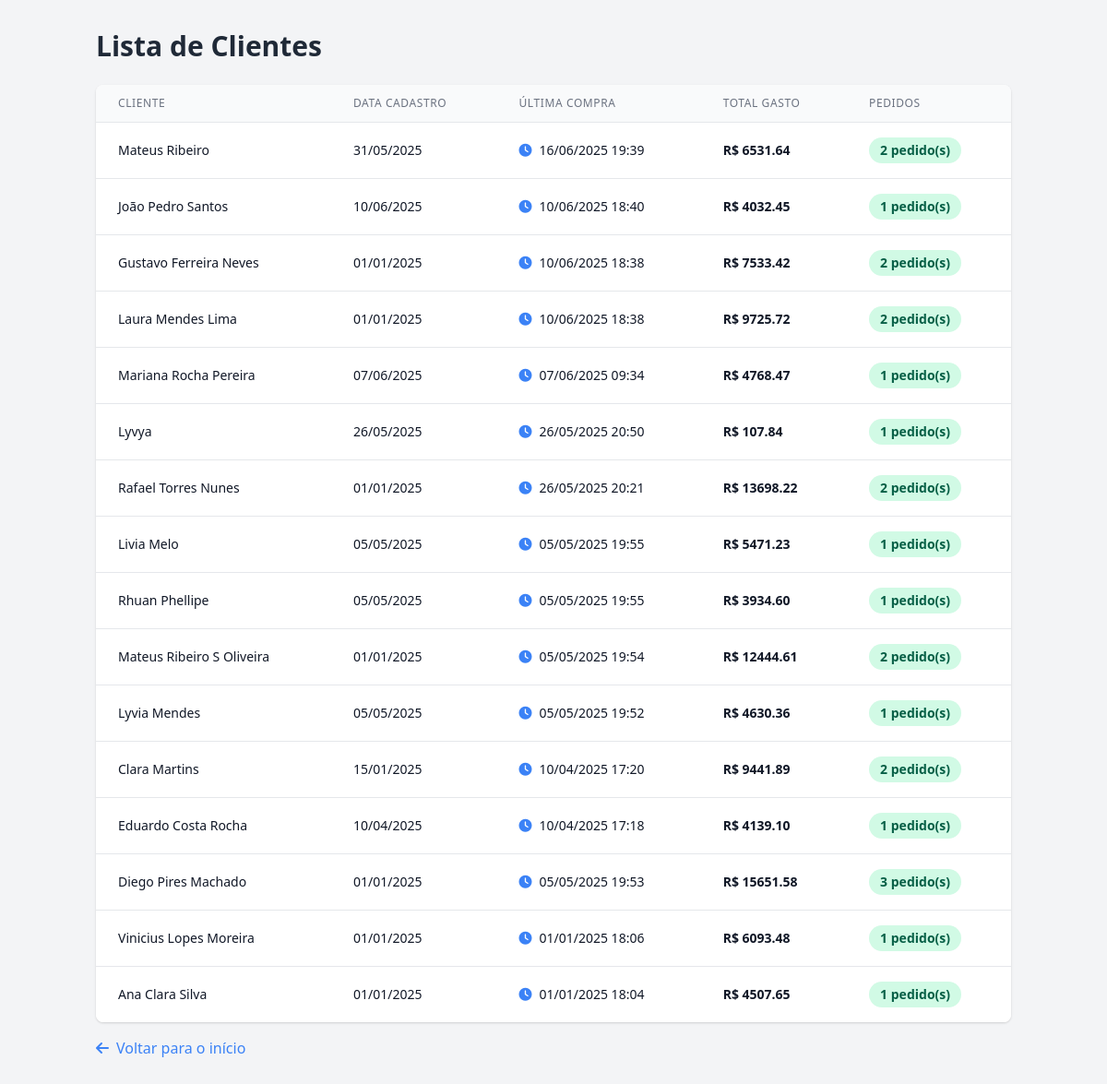
Screenshot of /clientes with the database file from the repository.
### app.py (models this page shows)
class Cliente(db.Model):
    id = db.Column(db.Integer, primary_key=True)
    nome = db.Column(db.String(80), nullable=False)
    data_cadastro = db.Column(db.DateTime, default=datetime.now)
    ultima_compra = db.Column(db.DateTime)

### app.py (the view)
@app.route('/clientes')
def lista_clientes():
    clientes = Cliente.query.all()
    clientes_com_info = []
    for cliente in clientes:
        pedidos = Pedido.query.filter(func.lower(Pedido.cliente) == func.lower(cliente.nome)).all()
        total_gasto = sum(Decimal(p.valor_total.replace('R$', '').strip()) for p in pedidos)
        ultima_compra = max([datetime.strptime(p.data, "%d/%m/%Y %H:%M") for p in pedidos]) if pedidos else None
        clientes_com_info.append({
            'cliente': cliente,
            'total_gasto': total_gasto,
            'ultima_compra': ultima_compra.strftime("%d/%m/%Y %H:%M") if ultima_compra else "Nunca comprou",
            'total_pedidos': len(pedidos)
        })
    clientes_com_info.sort(key=lambda x: x['cliente'].ultima_compra or datetime.min, reverse=True)
    return render_template('clientes.html', clientes=clientes_com_info)

### templates/clientes.html (shortened to what this page needs)
<!DOCTYPE html>
<html lang="pt-br">
<head>
    <link href="https://cdn.jsdelivr.net/npm/tailwindcss@2.2.19/dist/tailwind.min.css" rel="stylesheet">
    <link href="https://cdnjs.cloudflare.com/ajax/libs/font-awesome/6.0.0/css/all.min.css" rel="stylesheet">
</head>
<body class="bg-gray-100">
    <div class="container mx-auto px-4 py-8">
        <h1 class="text-3xl font-bold text-gray-800 mb-6">Lista de Clientes</h1>
        <div class="bg-white rounded-lg shadow overflow-hidden">
            <table class="min-w-full divide-y divide-gray-200">
                <thead class="bg-gray-50">
                    <tr>
                        <th class="px-6 py-3 text-left text-xs font-medium text-gray-500 uppercase tracking-wider">Cliente</th>
                        <th class="px-6 py-3 text-left text-xs font-medium text-gray-500 uppercase tracking-wider">Data Cadastro</th>
                        <th class="px-6 py-3 text-left text-xs font-medium text-gray-500 uppercase tracking-wider">Última Compra</th>
                        <th class="px-6 py-3 text-left text-xs font-medium text-gray-500 uppercase tracking-wider">Total Gasto</th>
                        <th class="px-6 py-3 text-left text-xs font-medium text-gray-500 uppercase tracking-wider">Pedidos</th>
                    </tr>
                </thead>
                <tbody class="bg-white divide-y divide-gray-200">
                    {% for cliente in clientes %}
                    <tr class="hover:bg-gray-50">
                        <td class="px-6 py-4 whitespace-nowrap">
                            <div class="text-sm font-medium text-gray-900">{{ cliente.cliente.nome }}</div>
                        </td>
                        <td class="px-6 py-4 whitespace-nowrap">
                            <div class="text-sm text-gray-900">{{ cliente.cliente.data_cadastro.strftime("%d/%m/%Y") }}</div>
                        </td>
                        <td class="px-6 py-4 whitespace-nowrap">
                            <div class="text-sm text-gray-900">
                                {% if cliente.ultima_compra != "Nunca comprou" %}
                                    <i class="fas fa-clock mr-2 text-blue-500"></i>{{ cliente.ultima_compra }}
                                {% else %}
                                    <span class="text-red-500">{{ cliente.ultima_compra }}</span>
                                {% endif %}
                            </div>
                        </td>
                        <td class="px-6 py-4 whitespace-nowrap">
                            <div class="text-sm text-gray-900 font-semibold">
                                R$ {{ "%.2f"|format(cliente.total_gasto) }}
                            </div>
                        </td>
                        <td class="px-6 py-4 whitespace-nowrap">
                            <span class="px-3 py-1 inline-flex text-sm leading-5 font-semibold rounded-full bg-green-100 text-green-800">
                                {{ cliente.total_pedidos }} pedido(s)
                            </span>
                        </td>
                    </tr>
                    {% endfor %}
                </tbody>
            </table>
        </div>
        <div class="mt-4">
            <a href="{{ url_for('index') }}" class="text-blue-500 hover:text-blue-700">
                <i class="fas fa-arrow-left mr-2"></i>Voltar para o início
            </a>
        </div>
    </div>
</body>
</html>

### rows the page displays
Cliente: cliente.nome "Mateus Ribeiro", cliente.data_cadastro "31/05/2025"
Cliente: cliente.nome "João Pedro Santos", cliente.data_cadastro "10/06/2025"
Cliente: cliente.nome "Gustavo Ferreira Neves", cliente.data_cadastro "01/01/2025"
Cliente: cliente.nome "Laura Mendes Lima", cliente.data_cadastro "01/01/2025"
Cliente: cliente.nome "Mariana Rocha Pereira", cliente.data_cadastro "07/06/2025"
Cliente: cliente.nome "Lyvya", cliente.data_cadastro "26/05/2025"
Cliente: cliente.nome "Rafael Torres Nunes", cliente.data_cadastro "01/01/2025"
Cliente: cliente.nome "Livia Melo", cliente.data_cadastro "05/05/2025"
Cliente: cliente.nome "Rhuan Phellipe", cliente.data_cadastro "05/05/2025"
Cliente: cliente.nome "Mateus Ribeiro S Oliveira", cliente.data_cadastro "01/01/2025"
Cliente: cliente.nome "Lyvia Mendes", cliente.data_cadastro "05/05/2025"
Cliente: cliente.nome "Clara Martins", cliente.data_cadastro "15/01/2025"
Cliente: cliente.nome "Eduardo Costa Rocha", cliente.data_cadastro "10/04/2025"
Cliente: cliente.nome "Diego Pires Machado", cliente.data_cadastro "01/01/2025"
Cliente: cliente.nome "Vinicius Lopes Moreira", cliente.data_cadastro "01/01/2025"
Cliente: cliente.nome "Ana Clara Silva", cliente.data_cadastro "01/01/2025"

### other values shown
{{ cliente.ultima_compra }} "16/06/2025 19:39" "10/06/2025 18:40" "10/06/2025 18:38" "10/06/2025 18:38" "07/06/2025 09:34" "26/05/2025 20:50" "26/05/2025 20:21" "05/05/2025 19:55" "05/05/2025 19:55" "05/05/2025 19:54" "05/05/2025 19:52" "10/04/2025 17:20" "10/04/2025 17:18" "05/05/2025 19:53" "01/01/2025 18:06" "01/01/2025 18:04"
{{ "%.2f"|format(cliente.total_gasto) }} "6531.64" "4032.45" "7533.42" "9725.72" "4768.47" "107.84" "13698.22" "5471.23" "3934.60" "12444.61" "4630.36" "9441.89" "4139.10" "15651.58" "6093.48" "4507.65"
{{ cliente.total_pedidos }} "2" "1" "2" "2" "1" "1" "2" "1" "1" "2" "1" "2" "1" "3" "1" "1"
